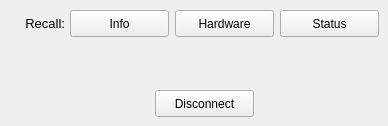
      <widget class="QWidget" name="page_45">
       <widget class="QPushButton" name="pushButton_meshtastic_recall_info_5">
        <property name="geometry">
         <rect>
          <x>70</x>
          <y>10</y>
          <width>99</width>
          <height>27</height>
         </rect>
        </property>
        <property name="text">
         <string>Info</string>
        </property>
       </widget>
       <widget class="QPushButton" name="pushButton_meshtastic_disconnect_5">
        <property name="geometry">
         <rect>
          <x>155</x>
          <y>90</y>
          <width>99</width>
          <height>27</height>
         </rect>
        </property>
        <property name="text">
         <string>Disconnect</string>
        </property>
       </widget>
       <widget class="QLabel" name="label2_meshtastic_recall_5">
        <property name="geometry">
         <rect>
          <x>-15</x>
          <y>10</y>
          <width>80</width>
          <height>27</height>
         </rect>
        </property>
        <property name="font">
         <font>
          <pointsize>10</pointsize>
          <underline>false</underline>
         </font>
        </property>
        <property name="text">
         <string>Recall:</string>
        </property>
        <property name="alignment">
         <set>Qt::AlignRight|Qt::AlignTrailing|Qt::AlignVCenter</set>
        </property>
       </widget>
       <widget class="QPushButton" name="pushButton_meshtastic_recall_hardware_5">
        <property name="geometry">
         <rect>
          <x>175</x>
          <y>10</y>
          <width>99</width>
          <height>27</height>
         </rect>
        </property>
        <property name="text">
         <string>Hardware</string>
        </property>
       </widget>
       <widget class="QPushButton" name="pushButton_meshtastic_recall_status_5">
        <property name="geometry">
         <rect>
          <x>280</x>
          <y>10</y>
          <width>99</width>
          <height>27</height>
         </rect>
        </property>
        <property name="text">
         <string>Status</string>
        </property>
       </widget>
      </widget>
